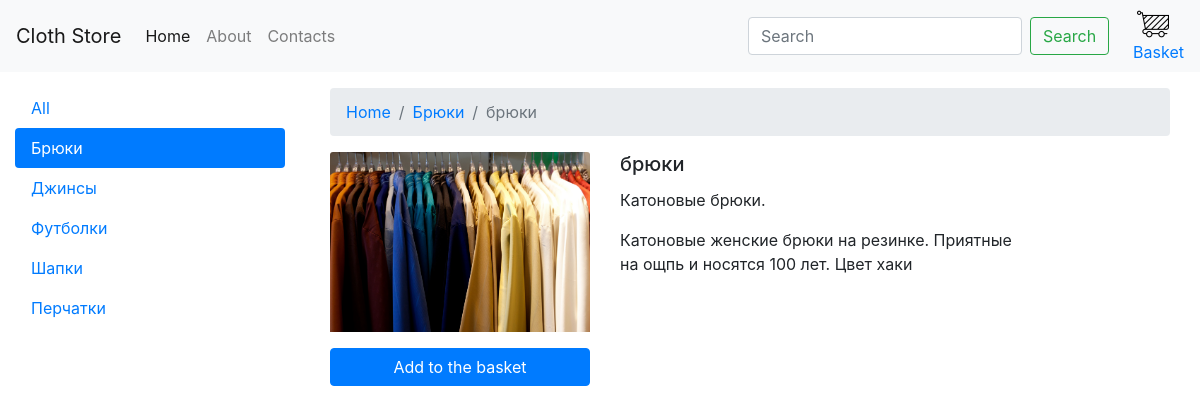
Screenshot of /product.php?id=1 with the database file from the repository.
### tables this page shows
CREATE TABLE `category` (
  `id` int(11) NOT NULL,
  `title` varchar(255) NOT NULL
);

CREATE TABLE `products` (
  `id` int(11) NOT NULL,
  `title` varchar(255) NOT NULL,
  `description` text NOT NULL,
  `content` text NOT NULL,
  `category_id` int(11) NOT NULL,
  `image` varchar(255) NOT NULL
);

### product.php (the view, shortened to what this page needs)
<?php
include "configs/db.php";
include "parts/head.php";
$productSql = "SELECT * FROM products WHERE id=" . $_GET["id"];
$productResult = $connect -> query($productSql);
$product = mysqli_fetch_assoc($productResult);
$categorySql = "SELECT * FROM category WHERE id=" . $product["category_id"];
$categoryResult = $connect -> query($categorySql);
$category = mysqli_fetch_assoc($categoryResult);
?>
<nav aria-label="breadcrumb">
  <ol class="breadcrumb">
    <li class="breadcrumb-item">
	 	<a href="/">Home</a>
	 </li>
    <li class="breadcrumb-item">
	 	<a href='/category.php?id=<?php echo $category["id"] ?>'><?php echo $category["title"] ?></a>
	 </li>
    <li class="breadcrumb-item active" aria-current="page"><?php echo $product["title"] ?></li>
  </ol>
</nav>
<div class="row">
	<div class="col-12">
		<div class="row">
		<div class="col-4 mb-3">
			<img src="img/1.jpg" class="card-img-top" alt="...">
			<a href="#" class="btn btn-primary col mt-3">Add to the basket</a>
		</div>
		<div class="col-6">
			<h5 class="card-title"><?php echo $product["title"] ?></h5>
			<p class="card-text"><?php echo $product["description"] ?></p>
			<p class="card-text"><?php echo $product["content"] ?></p>
		</div>
		</div>
	</div>
</div>
<?php
include "parts/footer.php";
?>

### parts/category-nav.php
<div class="nav flex-column nav-pills" id="v-pills-tab" role="tablist" aria-orientation="vertical">
	<?php
	$categorySql = "SELECT * FROM category";
	$categoryResult = $connect -> query($categorySql);
	if(isset($_GET["id"])){
		echo "<a class='nav-link' href='/'>All</a>";
	}else{
		echo "<a class='nav-link active' href='/'>All</a>";
	}
	while($category = mysqli_fetch_assoc($categoryResult)){
		if(isset($_GET["id"]) && $_GET["id"] == $category["id"]){
			echo "<a class='nav-link active' href='/category.php?id=" . $category["id"] . "'>" . $category["title"] . "</a>";
		}else{
			echo "<a class='nav-link' href='/category.php?id=" . $category["id"] . "'>" . $category["title"] . "</a>";
		}
	}
	?>
</div>

### assets/style/style.css (style rules this page uses)
.card-img-top { width: 100%; height: 15vw; object-fit: cover; }

### rows the page displays
category: title "Брюки"
category: title "Джинсы"
category: title "Футболки"
category: title "Шапки"
category: title "Перчатки"
products: title "брюки", description "Катоновые брюки.", content "Катоновые женские брюки на резинке. Приятные на ощпь и носятся 100 лет. Цвет хаки"
